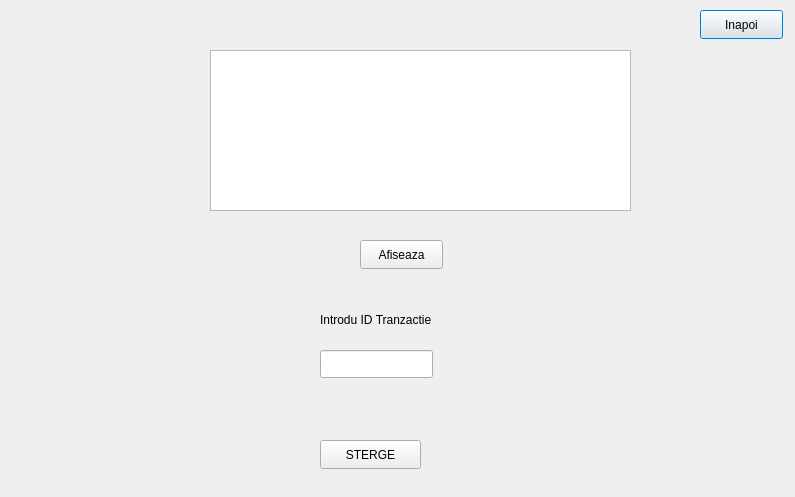
<?xml version="1.0" encoding="UTF-8"?>
<ui version="4.0">
 <class>fereastrastergeTranzactie</class>
 <widget class="QDialog" name="fereastrastergeTranzactie">
  <property name="geometry">
   <rect>
    <x>0</x>
    <y>0</y>
    <width>795</width>
    <height>497</height>
   </rect>
  </property>
  <property name="windowTitle">
   <string>Dialog</string>
  </property>
  <property name="styleSheet">
   <string notr="true">#fereastrastergeTranzactie{
background:url(:/imaginebuna.png)
}</string>
  </property>
  <widget class="QPushButton" name="pushButton">
   <property name="geometry">
    <rect>
     <x>700</x>
     <y>10</y>
     <width>83</width>
     <height>29</height>
    </rect>
   </property>
   <property name="text">
    <string>Inapoi</string>
   </property>
  </widget>
  <widget class="QLabel" name="label">
   <property name="geometry">
    <rect>
     <x>320</x>
     <y>310</y>
     <width>151</width>
     <height>20</height>
    </rect>
   </property>
   <property name="text">
    <string>Introdu ID Tranzactie</string>
   </property>
  </widget>
  <widget class="QLineEdit" name="lineEdit">
   <property name="geometry">
    <rect>
     <x>320</x>
     <y>350</y>
     <width>113</width>
     <height>28</height>
    </rect>
   </property>
  </widget>
  <widget class="QLabel" name="labelInformatie">
   <property name="geometry">
    <rect>
     <x>320</x>
     <y>400</y>
     <width>161</width>
     <height>20</height>
    </rect>
   </property>
   <property name="text">
    <string/>
   </property>
  </widget>
  <widget class="QPushButton" name="pushButton_2">
   <property name="geometry">
    <rect>
     <x>320</x>
     <y>440</y>
     <width>101</width>
     <height>29</height>
    </rect>
   </property>
   <property name="text">
    <string>STERGE</string>
   </property>
  </widget>
  <widget class="QPushButton" name="pushButton_3">
   <property name="geometry">
    <rect>
     <x>360</x>
     <y>240</y>
     <width>83</width>
     <height>29</height>
    </rect>
   </property>
   <property name="text">
    <string>Afiseaza</string>
   </property>
  </widget>
  <widget class="QTextEdit" name="textEdit">
   <property name="geometry">
    <rect>
     <x>210</x>
     <y>50</y>
     <width>421</width>
     <height>161</height>
    </rect>
   </property>
  </widget>
 </widget>
 <resources/>
 <connections/>
</ui>
